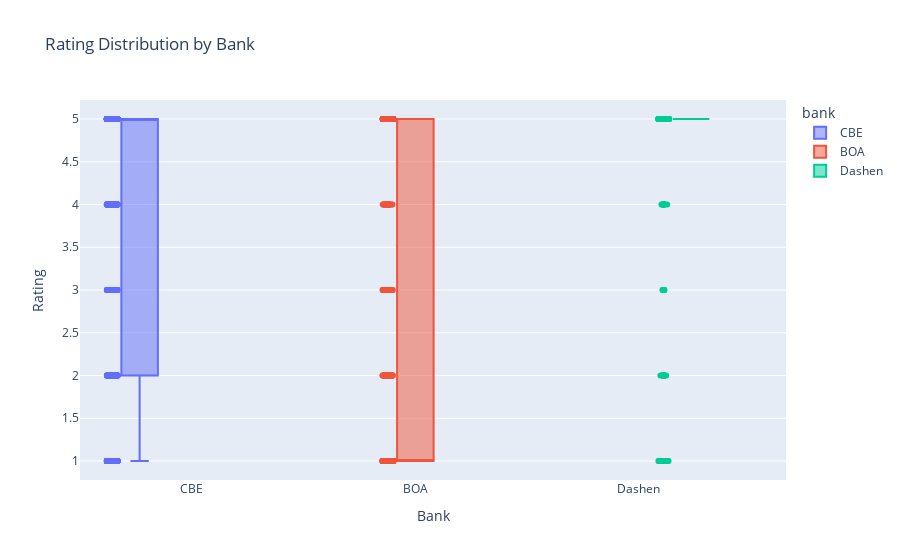

Source (notebook cell):
### Code cell
import plotly.express as px
# Create a count column for each (bank, rating) combination
df_counts = df.groupby(['bank', 'rating']).size().reset_index(name='count')
# Merge back to main df so each row has its count
df = pd.merge(df, df_counts, on=['bank', 'rating'], how='left')



fig = px.box(
    df,
    x='bank',
    y='rating',
    color='bank',
    points="all",  # Show all points
    title='Rating Distribution by Bank',
    hover_data=['count']  # Add the count column to the hover
)

fig.update_traces(
    hovertemplate=(
        'Bank: %{x}<br>'
        'Rating: %{y}<br>'
        'Count of this rating: %{customdata[0]}'
    )
)

fig.update_layout(
    xaxis_title='Bank',
    yaxis_title='Rating',
    boxmode='group'
)

fig.show()

### Figure 1 — Plotly figure (JSON) as saved in the notebook; plotly's stock layout.template omitted (floating-point values rounded to 4 significant figures; data arrays with more than 128 entries replaced by an {"elided": "..."} marker saying what was removed)
{"data": [{"alignmentgroup": "True", "boxpoints": "all", "customdata": {"elided": "1889x1 int values"}, "hovertemplate": "Bank: %{x}<br>Rating: %{y}<br>Count of this rating: %{customdata[0]}", "legendgroup": "CBE", "marker": {"color": "#636efa"}, "name": "CBE", "notched": false, "offsetgroup": "CBE", "orientation": "v", "showlegend": true, "type": "box", "x": {"elided": "1889 str values"}, "x0": " ", "xaxis": "x", "y": {"elided": "1889 int values"}, "y0": " ", "yaxis": "y"}, {"alignmentgroup": "True", "boxpoints": "all", "customdata": {"elided": "638x1 int values"}, "hovertemplate": "Bank: %{x}<br>Rating: %{y}<br>Count of this rating: %{customdata[0]}", "legendgroup": "BOA", "marker": {"color": "#EF553B"}, "name": "BOA", "notched": false, "offsetgroup": "BOA", "orientation": "v", "showlegend": true, "type": "box", "x": {"elided": "638 str values"}, "x0": " ", "xaxis": "x", "y": {"elided": "638 int values"}, "y0": " ", "yaxis": "y"}, {"alignmentgroup": "True", "boxpoints": "all", "customdata": {"elided": "312x1 int values"}, "hovertemplate": "Bank: %{x}<br>Rating: %{y}<br>Count of this rating: %{customdata[0]}", "legendgroup": "Dashen", "marker": {"color": "#00cc96"}, "name": "Dashen", "notched": false, "offsetgroup": "Dashen", "orientation": "v", "showlegend": true, "type": "box", "x": {"elided": "312 str values"}, "x0": " ", "xaxis": "x", "y": {"elided": "312 int values"}, "y0": " ", "yaxis": "y"}], "layout": {"boxmode": "group", "legend": {"title": {"text": "bank"}, "tracegroupgap": 0}, "title": {"text": "Rating Distribution by Bank"}, "xaxis": {"anchor": "y", "categoryarray": ["CBE", "BOA", "Dashen"], "categoryorder": "array", "domain": [0, 1], "title": {"text": "Bank"}}, "yaxis": {"anchor": "x", "domain": [0, 1], "title": {"text": "Rating"}}}}
